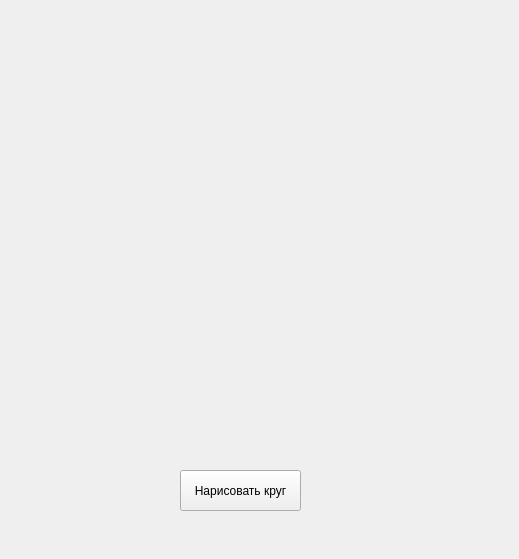
<?xml version="1.0" encoding="UTF-8"?>
<ui version="4.0">
 <class>Form</class>
 <widget class="QWidget" name="Form">
  <property name="geometry">
   <rect>
    <x>0</x>
    <y>0</y>
    <width>519</width>
    <height>559</height>
   </rect>
  </property>
  <property name="sizePolicy">
   <sizepolicy hsizetype="Fixed" vsizetype="Fixed">
    <horstretch>0</horstretch>
    <verstretch>0</verstretch>
   </sizepolicy>
  </property>
  <property name="minimumSize">
   <size>
    <width>519</width>
    <height>559</height>
   </size>
  </property>
  <property name="maximumSize">
   <size>
    <width>519</width>
    <height>559</height>
   </size>
  </property>
  <property name="windowTitle">
   <string>Git и жёлтые кргуи</string>
  </property>
  <widget class="QPushButton" name="pushButton">
   <property name="geometry">
    <rect>
     <x>180</x>
     <y>470</y>
     <width>121</width>
     <height>41</height>
    </rect>
   </property>
   <property name="text">
    <string>Нарисовать круг</string>
   </property>
  </widget>
 </widget>
 <resources/>
 <connections/>
</ui>
